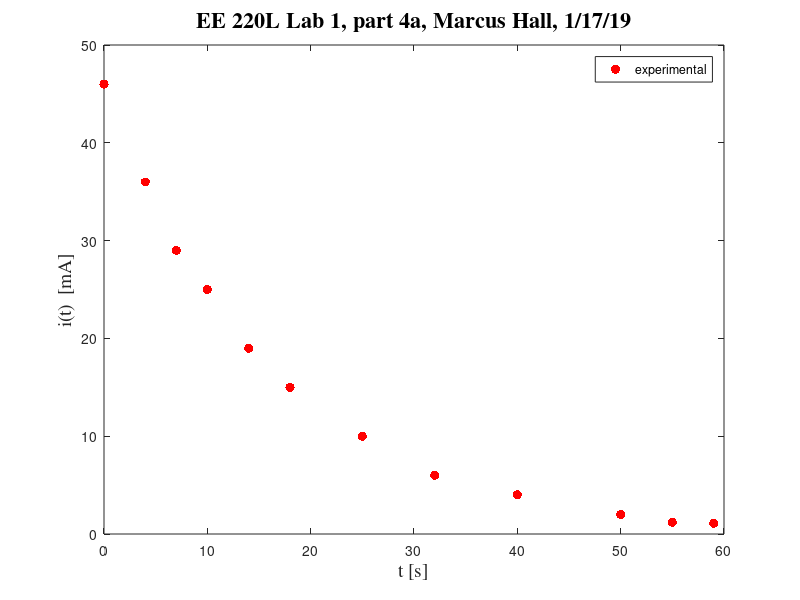
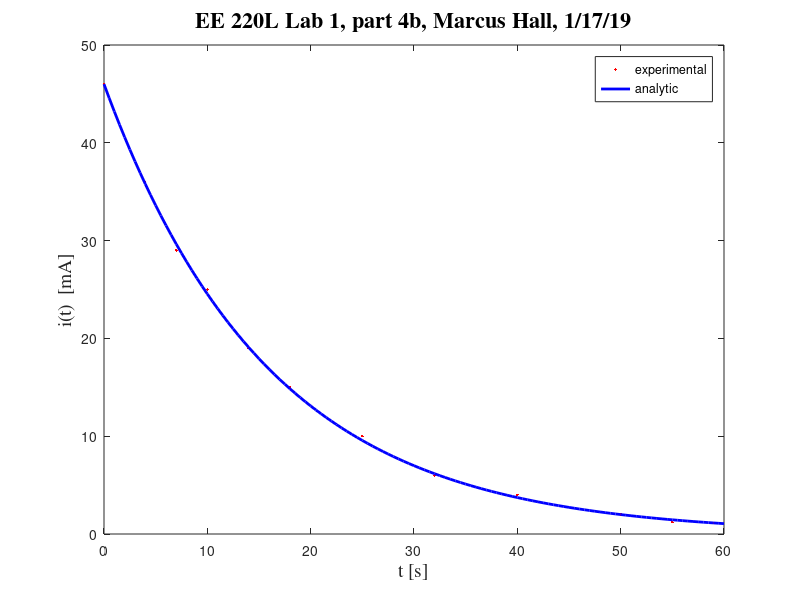

Write MATLAB code to recreate these figures, in order.
% Lab_1_Part_4
% EE 220L Lab 1 Part 4
% Marcus Hall
% Jan. 17, 2019


time_exp = [0,4,7,10,14,18,25,32,40,50,55,59]; %[sec]
data_exp = [46,36,29,25,19,15,10,6,4,2,1.2,1.1]; %[mA]
if(length(time_exp) ~= length(data_exp))
    error('Unequal Time & data array')
end

plot(time_exp,data_exp,'r.','MarkerSize', 20)
axis([0 60 0 50]), % define ranges for horizontal & vertical axes 
ylabel('i(t)  [mA]','fontsize',14,'fontname','times'), % vert. axis label
xlabel('t [s]','fontsize',14,'fontname','times'), % horiz. axis label
title('EE 220L Lab 1, part 4a, Marcus Hall, 1/17/19','fontsize',16,'fontname','times')
legend('experimental')
saveas(gcf,'lab_1_4a.png')




I_not = 46;
tau = time_exp./log(I_not./data_exp)
tau = tau(2:length(tau));
Tau = mean(tau)
time = 0:0.5:60;
i_t = I_not * exp(-time./Tau);

plot(time_exp,data_exp,'r.',time,i_t,'b-','linewidth',2,'MarkerSize', 20)
axis([0 60 0 50]), % define ranges for horizontal & vertical axes 
ylabel('i(t)  [mA]','fontsize',14,'fontname','times'), % vert. axis label
xlabel('t [s]','fontsize',14,'fontname','times'), % horiz. axis label
title('EE 220L Lab 1, part 4b, Marcus Hall, 1/17/19','fontsize',16,'fontname','times')
legend('experimental','analytic')
saveas(gcf,'lab_1_4b.png')

